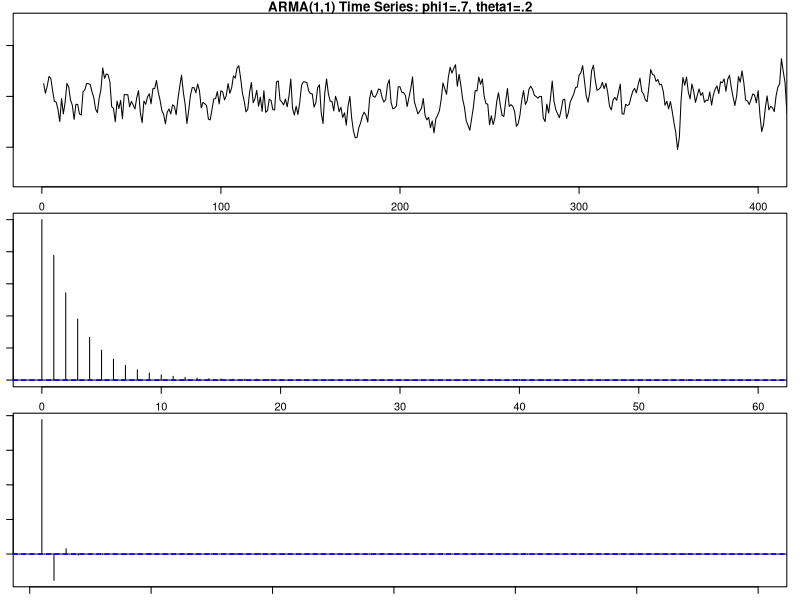

Source code (R):
par(mar=c(1,1,1,1))
rm(list=ls(all=TRUE))
set.seed(500) # Beginning of Heptarchy: Kent, Essex, Sussex,
# Wessex, East Anglia, Mercia, and Northumbria.
data = arima.sim( list(order = c(1,0,1), ar =.7, ma=.2), n = 1000000)
par(mfcol = c(3,1 ))
plot(data, main="ARMA(1,1) Time Series: phi1=.7, theta1=.2", xlim=c(0,400)) #first terms
acf(data, main="Autocorrelation of ARMA(1,1), phi1=.7, theta1=.2")
acf(data, type="partial", main="Partial Autocorrelation of ARMA(1,1), phi1=.7, theta1=.2")